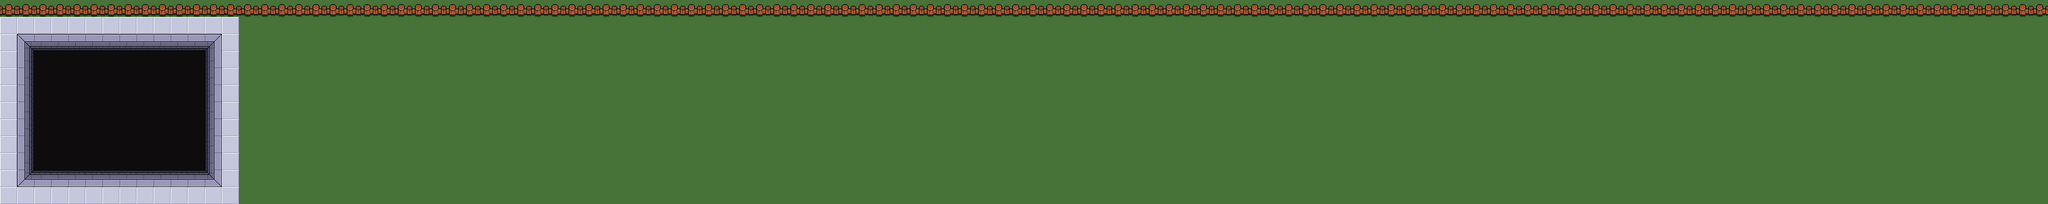

A level layout from a 2D game, rendered from its tile map. Below: a short description, then the map file with tile-grid data replaced by summaries:
An orthogonal 120x12 tile map with 32x32 px tiles, 2 tile layers (Base, FogOfWar), 1 hidden layer not drawn.

<map version="1.10" tiledversion="1.10.2" orientation="orthogonal" renderorder="right-down" width="120" height="12" tilewidth="32" tileheight="32" infinite="0" nextlayerid="4" nextobjectid="1">
 <tileset firstgid="1" source="PitHeroTiles.tsx" />
 <layer id="1" name="Base" width="120" height="12">
  <data>[1440 cells, 1440 non-empty, 12 distinct tile ids]</data>
 </layer>
 <layer id="2" name="Collision" width="120" height="12" visible="0">
  <data>[1440 cells, 158 non-empty, 1 distinct tile ids]</data>
 </layer>
 <layer id="3" name="FogOfWar" width="120" height="12">
  <data>[1440 cells, 70 non-empty, 1 distinct tile ids]</data>
 </layer>
</map>
